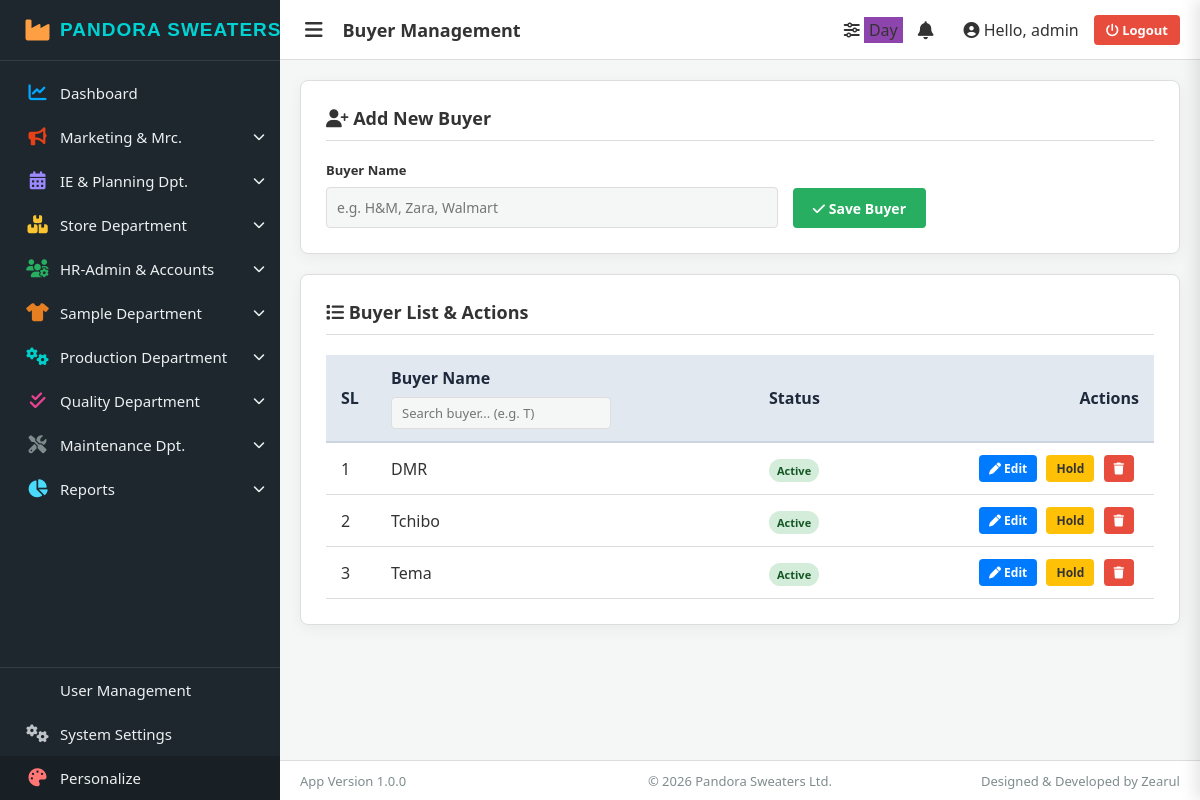
Page /planning/buyers/ (signed in) on the committed database.
### core/models.py (models this page shows, shortened)
class AppSetting(models.Model):
    key = models.CharField(max_length=100, unique=True)
    value = models.TextField(blank=True, null=True)
    description = models.CharField(max_length=255, blank=True, null=True)

class Buyer(models.Model):
    buyer_name = models.CharField(max_length=150, unique=True)
    is_active = models.BooleanField(default=True)
    created_at = models.DateTimeField(auto_now_add=True)

### core/views/buyer_views.py (the view, shortened to what this page needs)
# urls.py: path('planning/buyers/', buyer_entry_view, name='buyer_entry'),
@login_required(login_url='login')
def buyer_entry_view(request):
    buyers = Buyer.objects.all().order_by('buyer_name')
    return render(request, 'buyer_entry.html', {'buyers': buyers})

### core/context_processors.py (called while the page is built)
def global_settings(request):
    settings = AppSetting.objects.all()
    context = {s.key: s.value for s in settings}
    defaults = {
        'factory_name': 'Smart Factory System',
        'app_version': 'Version 1.0.0',
        'copyright_text': '© 2026 Your Company',
        'developer_credit': 'Designed & Developed by Zearul'
    }
    for k, v in defaults.items():
        if k not in context:
            context[k] = v
    return context

### templates/buyer_entry.html (shortened to what this page needs)
{% extends 'base.html' %}
{% block page_title %}Buyer Management{% endblock %}
{% block content %}
<div class="card">
    <h3 class="card-title"><i class="fa-solid fa-user-plus"></i> Add New Buyer</h3>
    <form method="POST" autocomplete="off">
        <div class="form-group">
            <div>
                <label>Buyer Name</label>
                <input type="text" name="buyer_name" required placeholder="e.g. H&M, Zara, Walmart">
            </div>
            <button type="submit" class="btn-primary"><i class="fa-solid fa-check"></i> Save Buyer</button>
        </div>
    </form>
</div>
<div class="card">
    <h3 class="card-title"><i class="fa-solid fa-list"></i> Buyer List & Actions</h3>
    <div class="table-responsive">
        <table>
            <thead>
                <tr>
                    <th style="width: 50px;">SL</th>
                    <th>
                        Buyer Name
                        <input type="text" id="buyerSearch" class="search-input" placeholder="Search buyer... (e.g. T)" autocomplete="off">
                    </th>
                    <th style="width: 150px;">Status</th>
                    <th style="text-align:right; width: 250px;">Actions</th>
                </tr>
            </thead>
            <tbody>
                {% for buyer in buyers %}
                <tr id="row-{{ buyer.id }}">
                    <td>{{ forloop.counter }}</td>
                    <td>
                        <span class="display-val font-weight-bold">{{ buyer.buyer_name }}</span>
                    </td>
                    <td>
                        {% if buyer.is_active %}
                            <span class="status-badge status-active">Active</span>
                        {% else %}
                            <span class="status-badge status-hold">On Hold</span>
                        {% endif %}
                    </td>
                    <td style="text-align:right;">
                        <button class="btn-sm btn-edit" onclick="toggleEdit({{ buyer.id }})"><i class="fa-solid fa-pen"></i> Edit</button>
                        <button class="btn-sm {% if buyer.is_active %}btn-hold{% else %}btn-active{% endif %}" onclick="toggleHold({{ buyer.id }})">
                            {% if buyer.is_active %}Hold{% else %}Activate{% endif %}
                        </button>
                        <button class="btn-sm btn-delete" onclick="openDeleteModal({{ buyer.id }}, '{{ buyer.buyer_name|escapejs }}')"><i class="fa-solid fa-trash"></i></button>
                    </td>
                </tr>
                {% endfor %}
            </tbody>
        </table>
    </div>
</div>
{% endblock %}

### templates/base.html (shortened to what this page needs)
<!DOCTYPE html>
<html lang="en">
<head>
    <link rel="stylesheet" href="https://cdn.jsdelivr.net/npm/@fortawesome/fontawesome-free@6.4.2/css/all.min.css">
</head>
<body id="app-body">
    <div class="sidebar" id="app-sidebar">
        <div class="brand">
            <i class="fa-solid fa-industry" style="color: #ff9f43; min-width: 45px; text-align: center; font-size: 24px;"></i>
            <span class="brand-text">{{ factory_name|default:"Smart Factory" }}</span>
        </div>
        <a href="{% url 'dashboard' %}" class="nav-item">
            <div class="nav-item-left"><i class="fa-solid fa-chart-line icon" style="color: #00a8ff;"></i> <span>Dashboard</span></div>
        </a>
        <div class="nav-item" onclick="toggleSubmenu(this)">
            <div class="nav-item-left"><i class="fa-solid fa-bullhorn icon" style="color: #e84118;"></i> <span>Marketing & Mrc.</span></div>
            <i class="fa-solid fa-chevron-down arrow"></i>
        </div>
        <div class="nav-item" onclick="toggleSubmenu(this)">
            <div class="nav-item-left"><i class="fa-solid fa-calendar-days icon" style="color: #9c88ff;"></i> <span>IE & Planning Dpt.</span></div>
            <i class="fa-solid fa-chevron-down arrow"></i>
        </div>
        <div class="nav-item" onclick="toggleSubmenu(this)">
            <div class="nav-item-left"><i class="fa-solid fa-boxes-stacked icon" style="color: #fbc531;"></i> <span>Store Department</span></div>
            <i class="fa-solid fa-chevron-down arrow"></i>
        </div>
        <div class="nav-item" onclick="toggleSubmenu(this)">
            <div class="nav-item-left"><i class="fa-solid fa-users-cog icon" style="color: #27ae60;"></i> <span>HR-Admin & Accounts</span></div>
            <i class="fa-solid fa-chevron-down arrow"></i>
        </div>
        <div class="nav-item" onclick="toggleSubmenu(this)">
            <div class="nav-item-left"><i class="fa-solid fa-shirt icon" style="color: #e67e22;"></i> <span>Sample Department</span></div>
            <i class="fa-solid fa-chevron-down arrow"></i>
        </div>
        <div class="nav-item" onclick="toggleSubmenu(this)">
            <div class="nav-item-left"><i class="fa-solid fa-cogs icon" style="color: #00cec9;"></i> <span>Production Department</span></div>
            <i class="fa-solid fa-chevron-down arrow"></i>
        </div>
        <div class="nav-item" onclick="toggleSubmenu(this)">
            <div class="nav-item-left"><i class="fa-solid fa-check-double icon" style="color: #e84393;"></i> <span>Quality Department</span></div>
            <i class="fa-solid fa-chevron-down arrow"></i>
        </div>
        <div class="nav-item" onclick="toggleSubmenu(this)">
            <div class="nav-item-left"><i class="fa-solid fa-screwdriver-wrench icon" style="color: #7f8c8d;"></i> <span>Maintenance Dpt.</span></div>
            <i class="fa-solid fa-chevron-down arrow"></i>
        </div>
        <div class="nav-item" onclick="toggleSubmenu(this)">
            <div class="nav-item-left"><i class="fa-solid fa-chart-pie icon" style="color: #48dbfb;"></i> <span>Reports</span></div>
            <i class="fa-solid fa-chevron-down arrow"></i>
        </div>
        <div class="spacer"></div>
        {% if request.user.is_superuser %}
        <a href="{% url 'user_management' %}" class="nav-item" style="border-top: 1px solid rgba(255,255,255,0.1);">
            <div class="nav-item-left"> <span>User Management</span></div>
        </a>
        <a href="{% url 'system_settings' %}" class="nav-item">
            <div class="nav-item-left"><i class="fa-solid fa-gears icon" style="color: #bdc3c7;"></i> <span>System Settings</span></div>
        </a>
        {% endif %}
        <div class="nav-item" onclick="toggleThemePanel()" style="background: rgba(0,0,0,0.2);">
            <div class="nav-item-left"><i class="fa-solid fa-palette icon" style="color: #ff7675;"></i> <span>Personalize</span></div>
        </div>
    </div>
    <div class="main-wrapper">
        <div class="topbar">
            <div class="topbar-left">
                <button class="toggle-sidebar-btn" onclick="toggleSidebar(event)"><i class="fa-solid fa-bars"></i></button>
                <div class="topbar-title">{% block page_title %}Dashboard{% endblock %}</div>
            </div>
            <div class="user-info">
            <div class="header-icon" onclick="toggleShiftMenu()" title="Set Custom Menu" style="position: relative;">
                <i class="fa-solid fa-sliders"></i>
                <span class="badge" id="currentShiftBadge" style="background:#8e44ad; right: -15px; top: -5px; padding: 2px 5px;">Day</span>
            </div>
            <div style="position: relative; cursor: pointer; margin-right: 15px; font-size: 18px;" id="notifBtn" onclick="toggleNotifMenu(event)">
                <i class="fa-solid fa-bell"></i>
            </div>
                <span><i class="fa-solid fa-circle-user"></i> Hello, {{ request.user.first_name|default:request.user.username }}</span>
                <a href="{% url 'logout' %}" class="logout-btn"><i class="fa-solid fa-power-off"></i> Logout</a>
            </div>
        </div>
        <div class="content-area" id="main-content" onclick="autoHideSidebar()">
            {% block content %}{% endblock %}
        </div>
        <div class="app-footer">
            <div style="flex:1; text-align:left;">App {{ app_version }}</div>
            <div style="flex:1; text-align:center;">{{ copyright_text }}</div>
            <div style="flex:1; text-align:right;">{{ developer_credit }}</div>
        </div>
    </div>
</body>
</html>

### templates/base.html (style rules this page uses)
:root { --sidebar-bg: #1e272e; --sidebar-text: #ecf0f1; --sidebar-hover: rgba(255, 255, 255, 0.08); --main-bg: #f4f7f6; --main-text: #333; --card-bg: #fff; --border-color: #ddd; --accent: #27ae60; }
* { margin: 0; padding: 0; box-sizing: border-box; font-family: 'Segoe UI', sans-serif; }
body { background-color: var(--main-bg); color: var(--main-text); display: flex; height: 100vh; overflow: hidden; transition: background 0.3s; }
.sidebar { width: 280px; background: var(--sidebar-bg); color: var(--sidebar-text); display: flex; flex-direction: column; transition: width 0.3s ease; overflow-x: hidden; overflow-y: auto; z-index: 100; }
.brand { padding: 18px 15px; font-size: 19px; border-bottom: 1px solid rgba(255,255,255,0.1); margin-bottom: 10px; display: flex; align-items: center; white-space: nowrap; overflow: hidden; }
.brand-text { color: #00d2d3; font-weight: 800; font-family: 'Arial Black', Impact, sans-serif; letter-spacing: 1px; text-transform: uppercase; }
.nav-item { padding: 12px 15px; cursor: pointer; display: flex; justify-content: space-between; align-items: center; transition: 0.2s; font-size: 15px; text-decoration: none; color: var(--sidebar-text); white-space: nowrap; overflow: hidden; }
.nav-item-left { display: flex; align-items: center; }
.nav-item i.icon { width: 45px; text-align: center; font-size: 18px; flex-shrink: 0; }
.nav-item .arrow { font-size: 12px; transition: transform 0.3s; flex-shrink: 0; }
.spacer { flex-grow: 1; }
.main-wrapper { flex: 1; display: flex; flex-direction: column; overflow: hidden; transition: width 0.3s ease; }
.topbar { height: 60px; background: var(--card-bg); border-bottom: 1px solid var(--border-color); display: flex; align-items: center; padding: 0 20px; justify-content: space-between; z-index: 10; }
.topbar-left { display: flex; align-items: center; gap: 15px; }
.toggle-sidebar-btn { background: transparent; border: none; color: var(--main-text); font-size: 20px; cursor: pointer; padding: 5px; transition: 0.2s; }
.topbar-title { font-size: 18px; font-weight: 600; }
.user-info { display: flex; align-items: center; gap: 15px; }
.logout-btn { background: #e74c3c; color: white; padding: 6px 12px; border-radius: 4px; text-decoration: none; font-size: 13px; font-weight: bold; }
.content-area { flex: 1; padding: 20px; overflow-y: auto; }
.app-footer { height: 40px; background: var(--card-bg); border-top: 1px solid var(--border-color); display: flex; justify-content: space-between; align-items: center; padding: 0 20px; font-size: 13px; color: #7f8c8d; font-weight: 500; }

### rows in the picture
AppSetting: value "PANDORA SWEATERS…"
Buyer: buyer_name "DMR", is_active "Active"
Buyer: buyer_name "Tchibo", is_active "Active"
Buyer: buyer_name "Tema", is_active "Active"
AppSetting: value "Version 1.0.0"
AppSetting: value "© 2026 Pandora Sweaters Ltd."
AppSetting: value "Designed & Developed by Zearul"

### other values in the picture
{{ request.user.first_name|default:request.user.username }} "admin"
